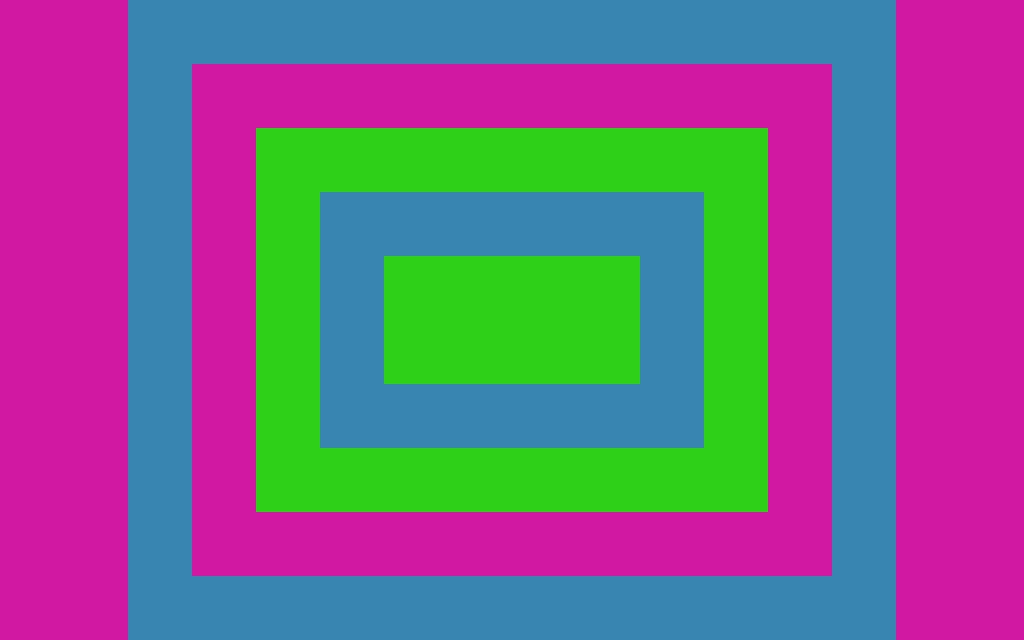

A level layout from a 2D game, rendered from its tile map. Below: a short description, then the map file with tile-grid data replaced by summaries:
An orthogonal 16x10 tile map with 64x64 px tiles, 3 tile layers (Tile Layer 1, Tile Layer 2, Tile Layer 3).

<map version="1.0" orientation="orthogonal" renderorder="right-down" width="16" height="10" tilewidth="64" tileheight="64">
 <properties>
  <property name="maxMoves" value="3" />
 </properties>
 <tileset firstgid="1" name="tiles" tilewidth="64" tileheight="64">
  <image source="tiles.jpg" width="640" height="128" />
 </tileset>
 <layer name="Tile Layer 1" width="16" height="10">
  <data>[160 cells, 72 non-empty, 1 distinct tile ids]</data>
 </layer>
 <layer name="Tile Layer 2" width="16" height="10">
  <data>[160 cells, 32 non-empty, 1 distinct tile ids]</data>
 </layer>
 <layer name="Tile Layer 3" width="16" height="10">
  <properties>
   <property name="maxMoves" value="3" />
  </properties>
  <data>[160 cells, 56 non-empty, 1 distinct tile ids]</data>
 </layer>
</map>
